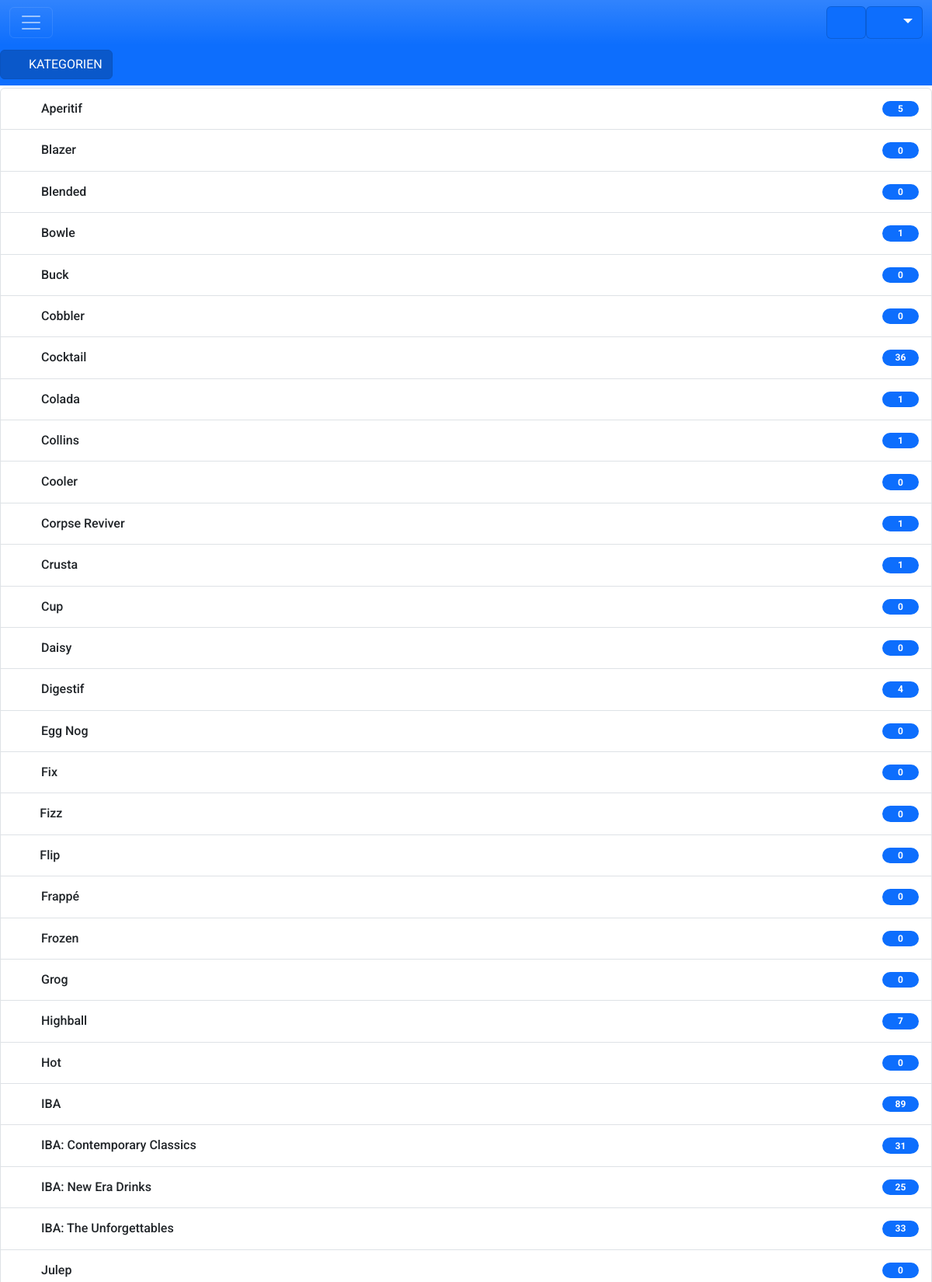
/views/categorys.php (signed in, upper part), run on the app's committed database.
### tables this page shows
CREATE TABLE `category` (
  `ID` int NOT NULL AUTO_INCREMENT,
  `active` bit(1) NOT NULL DEFAULT b'1',
  `createdate` datetime NOT NULL DEFAULT CURRENT_TIMESTAMP,
  `updatedate` datetime NOT NULL DEFAULT CURRENT_TIMESTAMP ON UPDATE CURRENT_TIMESTAMP,
  `client` int NOT NULL DEFAULT '1',
  `categoryname` varchar(255) NOT NULL,
  `description` mediumtext,
  `icon` varchar(255) NOT NULL DEFAULT 'fa-duotone fa-solid fa-glass-citrus',
  `cocktail_count` int NOT NULL DEFAULT '0',
  PRIMARY KEY (`ID`),
  UNIQUE KEY `categoryname_UNIQUE` (`categoryname`),
  FULLTEXT KEY `categoryname_FULLTEXT` (`categoryname`),
  FULLTEXT KEY `description_FULLTEXT` (`description`),
  FULLTEXT KEY `nameanddescription` (`categoryname`,`description`)
);

### db/sql_categorys.php (called while the page is built, shortened)
<?php
$sql_categorys = "SELECT
    ca.ID,
    ca.categoryname,
    ca.description,
    ca.icon,
    COUNT(ccl.ID) AS total_cocktails
FROM
    category ca
LEFT JOIN
    cocktailcategory ccl ON ccl.category = ca.ID
GROUP BY
    ca.ID,
    ca.categoryname,
    ca.description,
    ca.icon
ORDER BY
    ca.categoryname ASC;
";
?>

### views/categorys.php (the view, shortened to what this page needs)
<?php include("header.php") ?>
			<nav class="navbar navbar-dark fixed-top bg-primary text-white" style="z-index: 900; margin-top: 56px">
				<div class="scrolling-wrapper-flexbox">
					<a href="categorys.php" class="btn btn-primary text-uppercase active" aria-current="page" data-toggle="tooltip" data-placement="bottom" title="Cocktail Kategorien">
						<i class="fa fa-fw fa-solid fa-filter-list"></i> Kategorien
					</a>
				</div>
			</nav>
			<div class="d-flex align-items-center justify-content-center">
				<div class="list-group flex-fill">
<?php
	$stmt_sql_categorys = mysqli_prepare($link, $sql_categorys);
	mysqli_stmt_execute($stmt_sql_categorys);
	$categorys_all_res=mysqli_stmt_get_result($stmt_sql_categorys);
	while($categorys_all_rows= mysqli_fetch_array($categorys_all_res, MYSQLI_ASSOC))
	{
?>
						<a href="/views/category.php?categoryid=<?php echo $categorys_all_rows['ID'];?>" class="list-group-item list-group-item-action d-flex gap-3 py-3">
							<i class="<?php echo $categorys_all_rows['icon'];?> fa-fw"></i>
							<div class="d-flex gap-2 w-100 justify-content-between">
								<h6 class="mb-0"><?php echo $categorys_all_rows['categoryname'];?></h6>
							</div>
							<span style="width: 50px; display: block;" class="badge bg-primary rounded-pill" data-toggle="tooltip" data-placement="bottom" title="<?php echo $categorys_all_rows['total_cocktails'];?> Cocktails der Kategorie <?php echo $categorys_all_rows['categoryname'];?>"><?php echo $categorys_all_rows['total_cocktails'];?></span>
						</a>
<?php
	}
?>
				</div>
			</div>
<?php include("footer.php") ?>

### assets/css/css@3.css (style rules this page uses)
:root { --docsearch-primary-color:#5468ff;--docsearch-text-color:#1c1e21;--docsearch-spacing:12px;--docsearch-icon-stroke-width:1.4;--docsearch-highlight-color:var(--docsearch-primary-color);--docsearch-muted-color:#969faf;--docsearch-container-background:rgba(101,108,133,0.8);--docsearch-logo-color:#5468ff;--docsearch-modal-width:560px;--docsearch-modal-height:600px;--docsearch-modal-background:#f5f6f7;--docsearch-modal-shadow:inset 1px 1px 0 0 hsla(0,0%,100%,0.5),0 3px 8px 0 #555a64;--docsearch-searchbox-height:56px;--docsearch-searchbox-background:#ebedf0;--docsearch-searchbox-focus-background:#fff;--docsearch-searchbox-shadow:inset 0 0 0 2px var(--docsearch-primary-color);--docsearch-hit-height:56px;--docsearch-hit-color:#444950;--docsearch-hit-active-color:#fff;--docsearch-hit-background:#fff;--docsearch-hit-shadow:0 1px 3px 0 #d4d9e1;--docsearch-key-gradient:linear-gradient(-225deg,#d5dbe4,#f8f8f8);--docsearch-key-shadow:inset 0 -2px 0 0 #cdcde6,inset 0 0 1px 1px #fff,0 1px 2px 1px rgba(30,35,90,0.4);--docsearch-key-pressed-shadow:inset 0 -2px 0 0 #cdcde6,inset 0 0 1px 1px #fff,0 1px 1px 0 rgba(30,35,90,0.4);--docsearch-footer-height:44px;--docsearch-footer-background:#fff;--docsearch-footer-shadow:0 -1px 0 0 #e0e3e8,0 -3px 6px 0 rgba(69,98,155,0.12) }

### assets/css/navbars-offcanvas.css (style rules this page uses)
body { padding-bottom: 0px; padding-top: 4.5rem; }
.navbar { margin: 0px; }
html { position: relative; min-height: 100%; }

### views/header.php (style rules this page uses)
body { font-family: Roboto; }

### data on the page
category: categoryname "Aperitif", total_cocktails "5"
category: categoryname "Blazer", total_cocktails "0"
category: categoryname "Blended", total_cocktails "0"
category: categoryname "Bowle", total_cocktails "1"
category: categoryname "Buck", total_cocktails "0"
category: categoryname "Cobbler", total_cocktails "0"
category: categoryname "Cocktail", total_cocktails "36"
category: categoryname "Colada", total_cocktails "1"
category: categoryname "Collins", total_cocktails "1"
category: categoryname "Cooler", total_cocktails "0"
category: categoryname "Corpse Reviver", total_cocktails "1"
category: categoryname "Crusta", total_cocktails "1"
category: categoryname "Cup", total_cocktails "0"
category: categoryname "Daisy", total_cocktails "0"
category: categoryname "Digestif", total_cocktails "4"
category: categoryname "Egg Nog", total_cocktails "0"
category: categoryname "Fix", total_cocktails "0"
category: categoryname "Fizz", total_cocktails "0"
category: categoryname "Flip", total_cocktails "0"
category: categoryname "Frappé", total_cocktails "0"
category: categoryname "Frozen", total_cocktails "0"
category: categoryname "Grog", total_cocktails "0"
category: categoryname "Highball", total_cocktails "7"
category: categoryname "Hot", total_cocktails "0"
category: categoryname "IBA", total_cocktails "89"
category: categoryname "IBA: Contemporary Classics", total_cocktails "31"
category: categoryname "IBA: New Era Drinks", total_cocktails "25"
category: categoryname "IBA: The Unforgettables", total_cocktails "33"
category: categoryname "Julep", total_cocktails "0"
